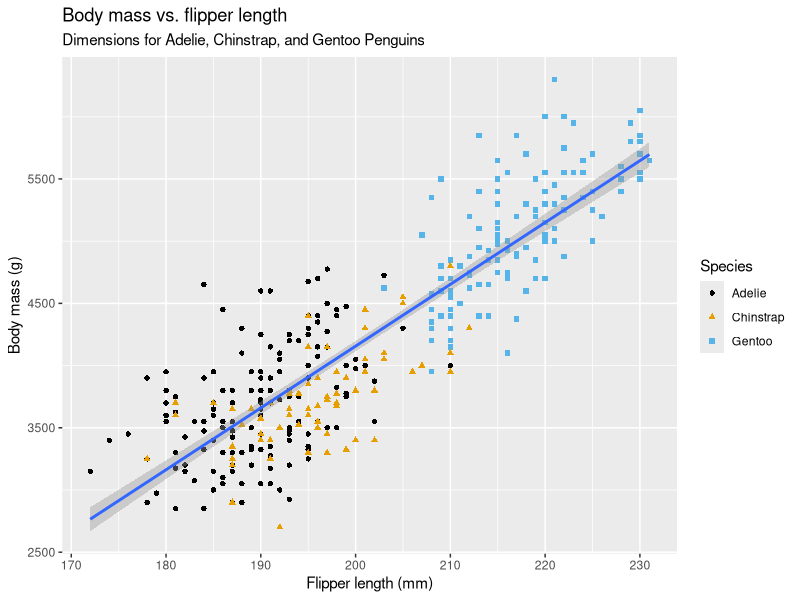
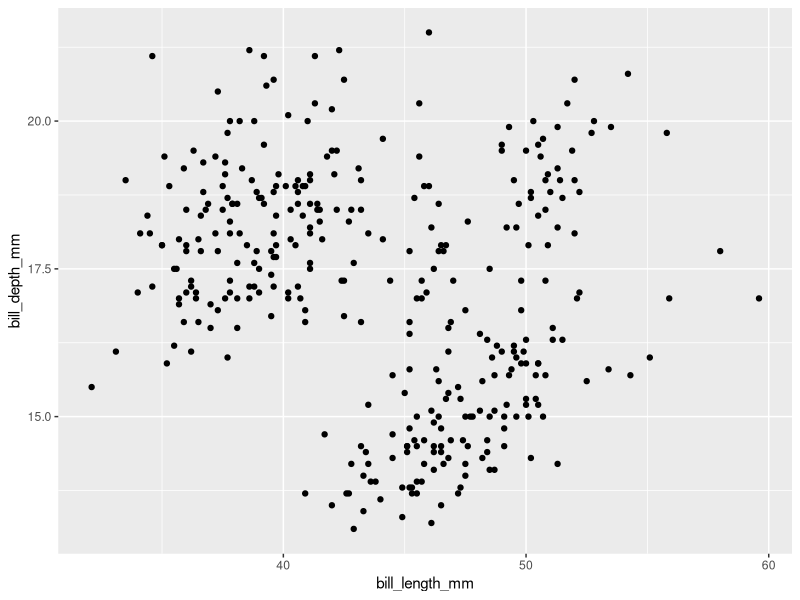
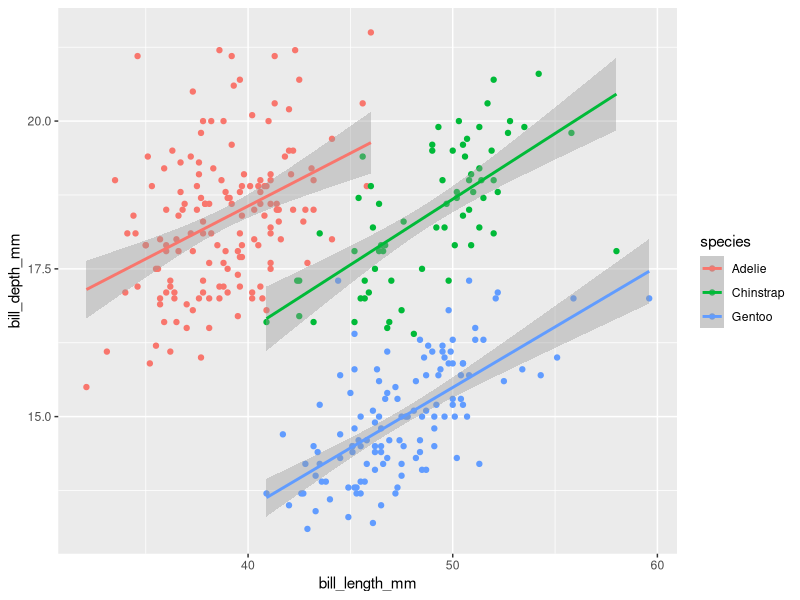
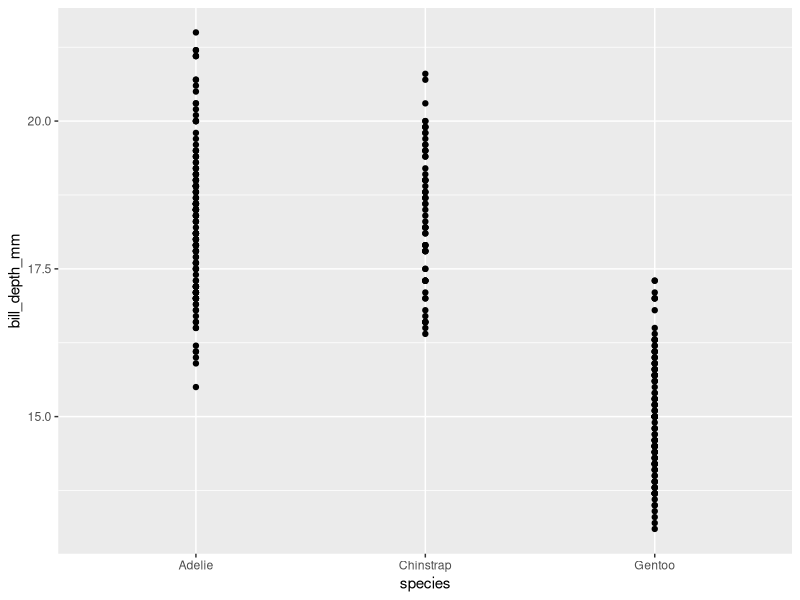
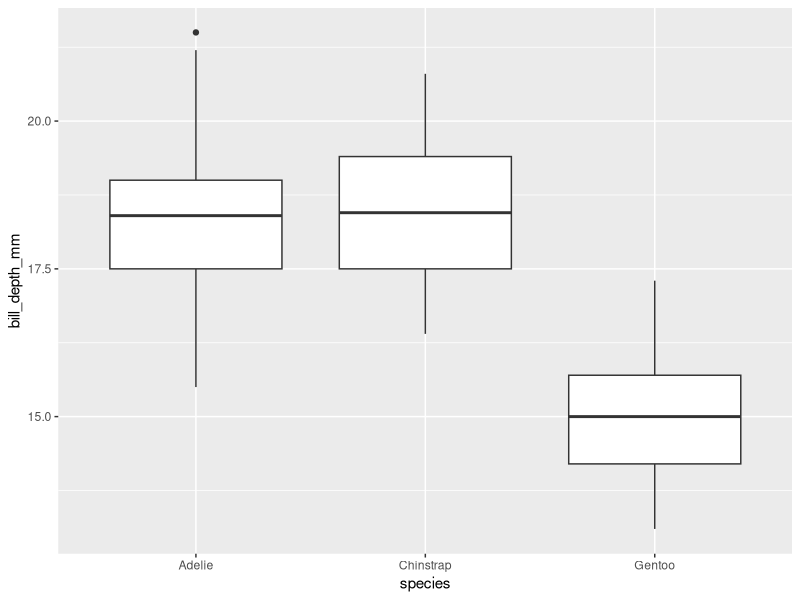
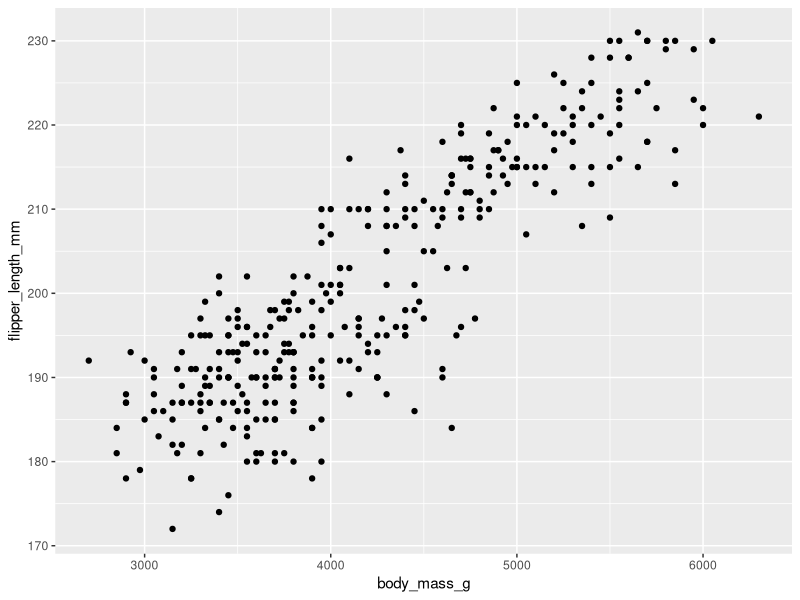
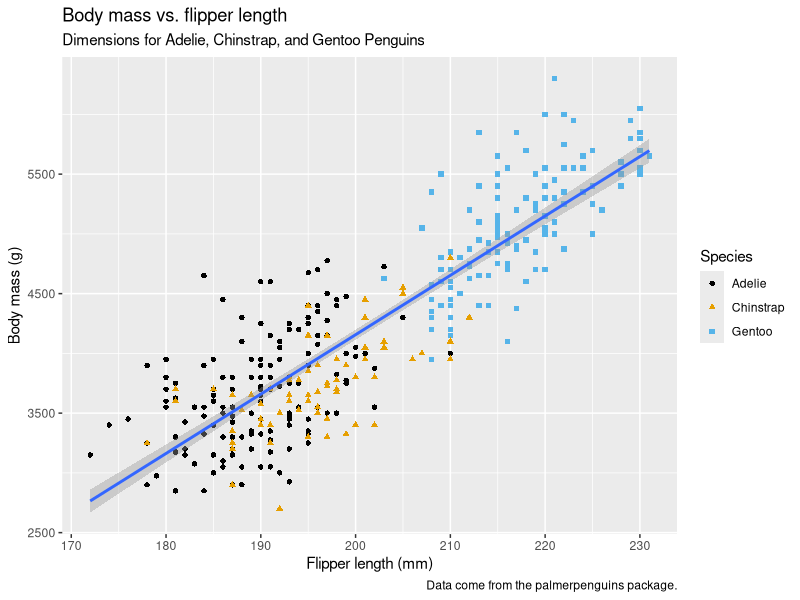
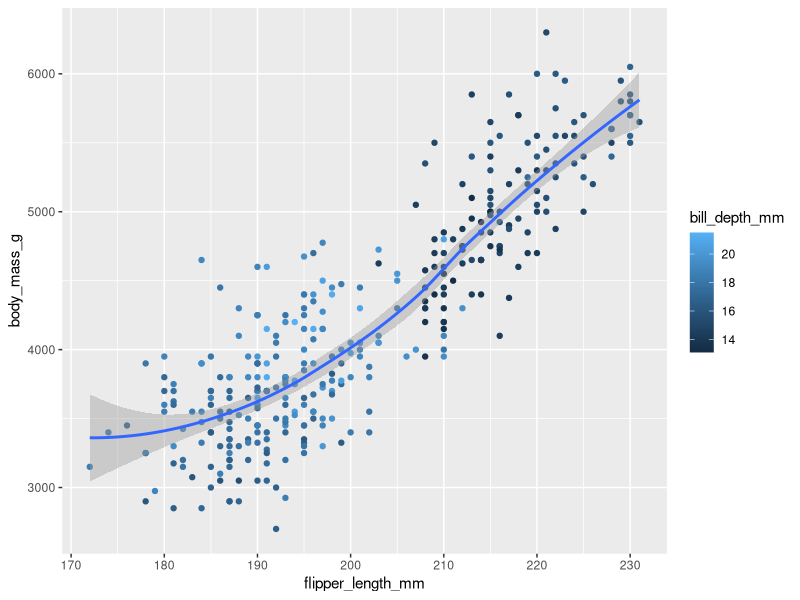

Write R code to recreate these figures, in order.
library("tidyverse")
library("palmerpenguins")
library("ggthemes")

# instantiate a plot using the penguins dataset from palmerpenguins,
# mapping features to the x-axis and y-axis,
# and specify the plot as a scatter plot
# with points colored and shaped based on species
# and a line of best fit drawn for the entire dataset
ggplot(
  data = penguins, 
  mapping = aes(x = flipper_length_mm, y = body_mass_g)
) + 
  geom_point(mapping = aes(color = species, shape = species)) + 
  geom_smooth(method = "lm") + 
  labs(
    title = "Body mass vs. flipper length",
    subtitle = "Dimensions for Adelie, Chinstrap, and Gentoo Penguins",
    x = "Flipper length (mm)", y = "Body mass (g)",
    color = "Species", shape = "Species"
  ) + 
  scale_color_colorblind()

# --------------------------------------------------------------------------------

# 1. How many rows and columns does the penguins dataframe have?
tibble(penguins) # 344 (rows) x 8 (columns)


# 2. What does the bill_depth_mm variable in the penguins dataframe describe?
?penguins # a number denoting bill depth (millimeters)


# 3. Make a scatterplot of bill_depth_mm vs. bill_length_mm.
# Describe the relationship between these two variables.
ggplot(penguins, mapping = aes(x = bill_length_mm, y = bill_depth_mm)) +
  geom_point()
# possible clustering but no strong correlation
ggplot(penguins, mapping = aes(x = bill_length_mm, y = bill_depth_mm, color = species)) +
  geom_point() +
  geom_smooth(method = "lm")
# coloring by species shows there is a positive correlation between bill length and bill depth

# 4. What happens if you make a scatterplot of species vs bill_depth_mm?
# What might be a better choice of geom?
ggplot(penguins, mapping = aes(species, bill_depth_mm)) +
  geom_point()
# species is categorical, while bill_depth_mm is numerical,
# so a box-and-whisker plot would be a better choice
ggplot(penguins, mapping = aes(species, bill_depth_mm)) +
  geom_boxplot()


# 5. Why does the following give an error and how would you fix it?
# ggplot(data = penguins) + geom_point()
# Aesthetics for the x and y axes are required to set up the scatterplot with geom_point().
# Specifying the variables for x and y within ggplot() will fix the issue.


# 6. What does the na.rm argument do in geom_point()? What is the default value of the argument?
# Create a scatterplot where you successfully use this argument set to TRUE.
# na.rm indicates whether missing values are removed silently or with a warning.
# The default value of the argument is FALSE, i.e., a warning message is shown when missing values are removed.
ggplot(penguins, aes(x = body_mass_g, y = flipper_length_mm)) + geom_point(na.rm = TRUE)


# 7. Add the following caption to the plot you made in the previous exercise: 
# "Data come from the palmerpenguins package."
ggplot(
  data = penguins, 
  mapping = aes(x = flipper_length_mm, y = body_mass_g)
) + 
  geom_point(mapping = aes(color = species, shape = species)) + 
  geom_smooth(method = "lm") + 
  labs(
    title = "Body mass vs. flipper length",
    subtitle = "Dimensions for Adelie, Chinstrap, and Gentoo Penguins",
    caption = "Data come from the palmerpenguins package.",
    x = "Flipper length (mm)", y = "Body mass (g)",
    color = "Species", shape = "Species"
  ) + 
  scale_color_colorblind()


# 8. Recreate the visualization. What aesthetic should bill_depth_mm be mapped to?
# And should it be mapped at the global level or the geom level?
ggplot(
  penguins, aes(flipper_length_mm, body_mass_g)
) + 
  geom_point(aes(color = bill_depth_mm)) + 
  geom_smooth()
# The bill depth aesthetic should be mapped at the geom level,
# since the color mapping is only applied to the point geom and not the smooth geom.


# 9. Predict the output of the following code.
ggplot(
  data = penguins,
  mapping = aes(x = flipper_length_mm, y = body_mass_g, color = island)
) +
  geom_point() +
  geom_smooth(se = FALSE)

# Scatterplot depicting body mass vs. flipper length
# point and smooth geoms are colored by island due to global color mapping
# smooth conditional mean lines are displayed without confidence intervals


# 10. Will these two graphs look different? Why/why not?
ggplot(
  data = penguins,
  mapping = aes(x = flipper_length_mm, y = body_mass_g)
) +
  geom_point() +
  geom_smooth()

ggplot() +
  geom_point(
    data = penguins,
    mapping = aes(x = flipper_length_mm, y = body_mass_g)
  ) +
  geom_smooth(
    data = penguins,
    mapping = aes(x = flipper_length_mm, y = body_mass_g)
  )
# The two graphs will not look different since the geoms in both graphs use the same data and aesthetics.
# The first graph applies them globally, while the second graph applies them locally, but the output is the same.
